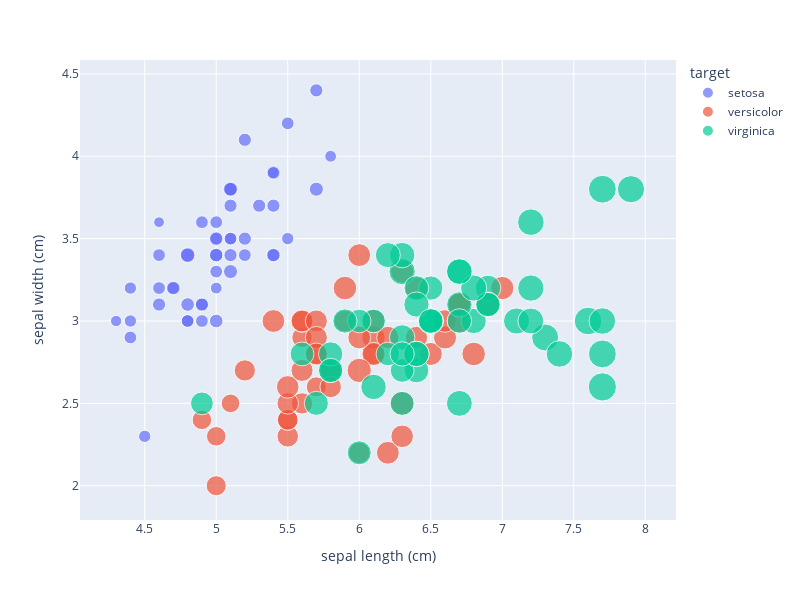

Notebook cell for this chart:
### Code cell
import plotly.express as px
import plotly.offline as pyo

# create a scatter plot for two columns
fig = px.scatter(df, x="sepal length (cm)",
                 y="sepal width (cm)", 
                 size="petal length (cm)",
                 color="target")

# change the height and width of figure
fig.update_layout(width=800, height=600)

# plot in offline mode
pyo.iplot(fig)

### Figure 1 — Plotly figure (JSON) as saved in the notebook; plotly's stock layout.template omitted (floating-point values rounded to 4 significant figures)
{"data": [{"hovertemplate": "target=setosa<br>sepal length (cm)=%{x}<br>sepal width (cm)=%{y}<br>petal length (cm)=%{marker.size}<extra></extra>", "legendgroup": "setosa", "marker": {"color": "#636efa", "size": [1.4, 1.4, 1.3, 1.5, 1.4, 1.7, 1.4, 1.5, 1.4, 1.5, 1.5, 1.6, 1.4, 1.1, 1.2, 1.5, 1.3, 1.4, 1.7, 1.5, 1.7, 1.5, 1, 1.7, 1.9, 1.6, 1.6, 1.5, 1.4, 1.6, 1.6, 1.5, 1.5, 1.4, 1.5, 1.2, 1.3, 1.4, 1.3, 1.5, 1.3, 1.3, 1.3, 1.6, 1.9, 1.4, 1.6, 1.4, 1.5, 1.4], "sizemode": "area", "sizeref": 0.01725, "symbol": "circle"}, "mode": "markers", "name": "setosa", "orientation": "v", "showlegend": true, "type": "scatter", "x": [5.1, 4.9, 4.7, 4.6, 5, 5.4, 4.6, 5, 4.4, 4.9, 5.4, 4.8, 4.8, 4.3, 5.8, 5.7, 5.4, 5.1, 5.7, 5.1, 5.4, 5.1, 4.6, 5.1, 4.8, 5, 5, 5.2, 5.2, 4.7, 4.8, 5.4, 5.2, 5.5, 4.9, 5, 5.5, 4.9, 4.4, 5.1, 5, 4.5, 4.4, 5, 5.1, 4.8, 5.1, 4.6, 5.3, 5], "xaxis": "x", "y": [3.5, 3, 3.2, 3.1, 3.6, 3.9, 3.4, 3.4, 2.9, 3.1, 3.7, 3.4, 3, 3, 4, 4.4, 3.9, 3.5, 3.8, 3.8, 3.4, 3.7, 3.6, 3.3, 3.4, 3, 3.4, 3.5, 3.4, 3.2, 3.1, 3.4, 4.1, 4.2, 3.1, 3.2, 3.5, 3.6, 3, 3.4, 3.5, 2.3, 3.2, 3.5, 3.8, 3, 3.8, 3.2, 3.7, 3.3], "yaxis": "y"}, {"hovertemplate": "target=versicolor<br>sepal length (cm)=%{x}<br>sepal width (cm)=%{y}<br>petal length (cm)=%{marker.size}<extra></extra>", "legendgroup": "versicolor", "marker": {"color": "#EF553B", "size": [4.7, 4.5, 4.9, 4, 4.6, 4.5, 4.7, 3.3, 4.6, 3.9, 3.5, 4.2, 4, 4.7, 3.6, 4.4, 4.5, 4.1, 4.5, 3.9, 4.8, 4, 4.9, 4.7, 4.3, 4.4, 4.8, 5, 4.5, 3.5, 3.8, 3.7, 3.9, 5.1, 4.5, 4.5, 4.7, 4.4, 4.1, 4, 4.4, 4.6, 4, 3.3, 4.2, 4.2, 4.2, 4.3, 3, 4.1], "sizemode": "area", "sizeref": 0.01725, "symbol": "circle"}, "mode": "markers", "name": "versicolor", "orientation": "v", "showlegend": true, "type": "scatter", "x": [7, 6.4, 6.9, 5.5, 6.5, 5.7, 6.3, 4.9, 6.6, 5.2, 5, 5.9, 6, 6.1, 5.6, 6.7, 5.6, 5.8, 6.2, 5.6, 5.9, 6.1, 6.3, 6.1, 6.4, 6.6, 6.8, 6.7, 6, 5.7, 5.5, 5.5, 5.8, 6, 5.4, 6, 6.7, 6.3, 5.6, 5.5, 5.5, 6.1, 5.8, 5, 5.6, 5.7, 5.7, 6.2, 5.1, 5.7], "xaxis": "x", "y": [3.2, 3.2, 3.1, 2.3, 2.8, 2.8, 3.3, 2.4, 2.9, 2.7, 2, 3, 2.2, 2.9, 2.9, 3.1, 3, 2.7, 2.2, 2.5, 3.2, 2.8, 2.5, 2.8, 2.9, 3, 2.8, 3, 2.9, 2.6, 2.4, 2.4, 2.7, 2.7, 3, 3.4, 3.1, 2.3, 3, 2.5, 2.6, 3, 2.6, 2.3, 2.7, 3, 2.9, 2.9, 2.5, 2.8], "yaxis": "y"}, {"hovertemplate": "target=virginica<br>sepal length (cm)=%{x}<br>sepal width (cm)=%{y}<br>petal length (cm)=%{marker.size}<extra></extra>", "legendgroup": "virginica", "marker": {"color": "#00cc96", "size": [6, 5.1, 5.9, 5.6, 5.8, 6.6, 4.5, 6.3, 5.8, 6.1, 5.1, 5.3, 5.5, 5, 5.1, 5.3, 5.5, 6.7, 6.9, 5, 5.7, 4.9, 6.7, 4.9, 5.7, 6, 4.8, 4.9, 5.6, 5.8, 6.1, 6.4, 5.6, 5.1, 5.6, 6.1, 5.6, 5.5, 4.8, 5.4, 5.6, 5.1, 5.1, 5.9, 5.7, 5.2, 5, 5.2, 5.4, 5.1], "sizemode": "area", "sizeref": 0.01725, "symbol": "circle"}, "mode": "markers", "name": "virginica", "orientation": "v", "showlegend": true, "type": "scatter", "x": [6.3, 5.8, 7.1, 6.3, 6.5, 7.6, 4.9, 7.3, 6.7, 7.2, 6.5, 6.4, 6.8, 5.7, 5.8, 6.4, 6.5, 7.7, 7.7, 6, 6.9, 5.6, 7.7, 6.3, 6.7, 7.2, 6.2, 6.1, 6.4, 7.2, 7.4, 7.9, 6.4, 6.3, 6.1, 7.7, 6.3, 6.4, 6, 6.9, 6.7, 6.9, 5.8, 6.8, 6.7, 6.7, 6.3, 6.5, 6.2, 5.9], "xaxis": "x", "y": [3.3, 2.7, 3, 2.9, 3, 3, 2.5, 2.9, 2.5, 3.6, 3.2, 2.7, 3, 2.5, 2.8, 3.2, 3, 3.8, 2.6, 2.2, 3.2, 2.8, 2.8, 2.7, 3.3, 3.2, 2.8, 3, 2.8, 3, 2.8, 3.8, 2.8, 2.8, 2.6, 3, 3.4, 3.1, 3, 3.1, 3.1, 3.1, 2.7, 3.2, 3.3, 3, 2.5, 3, 3.4, 3], "yaxis": "y"}], "layout": {"height": 600, "legend": {"itemsizing": "constant", "title": {"text": "target"}, "tracegroupgap": 0}, "margin": {"t": 60}, "width": 800, "xaxis": {"anchor": "y", "domain": [0, 1], "title": {"text": "sepal length (cm)"}}, "yaxis": {"anchor": "x", "domain": [0, 1], "title": {"text": "sepal width (cm)"}}}}
